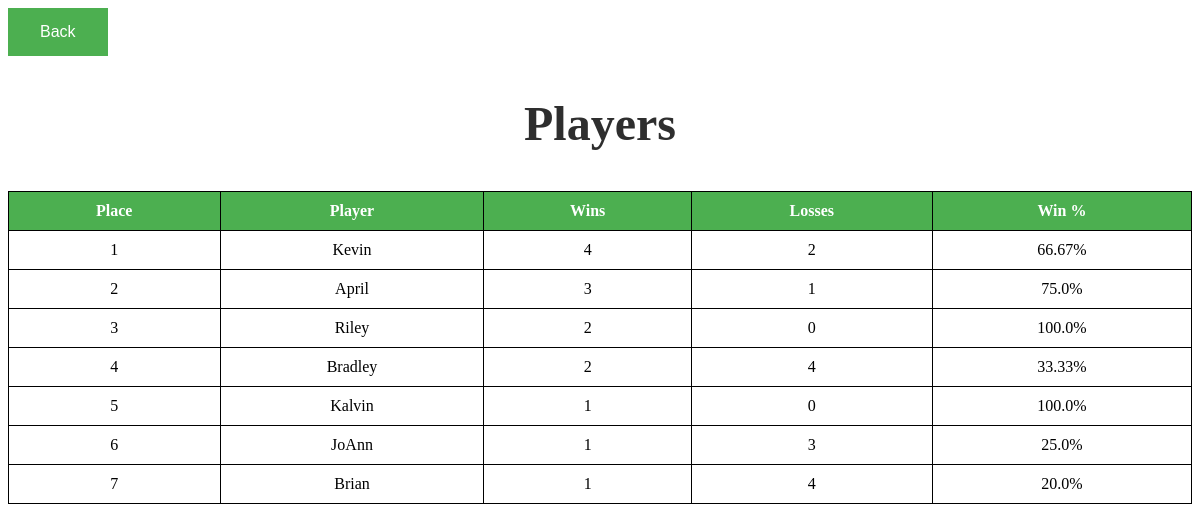
The page /players on the database its author committed.
### tables this page shows
CREATE TABLE PLAYERS
                    (NAME STR PRIMARY KEY NOT NULL,
                    WINS INT NOT NULL,
                    LOSSES INT NOT NULL,
                    WINPERC FLOAT NOT NULL);

### app.py (the view)
@app.route("/players")
def players():
    conn = sqlite3.connect('data.db')
    cursor = conn.cursor()
    cursor.execute("SELECT * FROM PLAYERS ORDER BY wins DESC, losses ASC")
    data = cursor.fetchall()
    conn.close()
    return render_template('players.html', data=data)

### templates/players.html (shortened to what this page needs)
<!DOCTYPE html>
<html>
    <head>
        <link type="text/css" rel="stylesheet" href="/static/styles.css"/>
    </head>
    <button onclick="history.go(-1)" class="back">Back</button>
    <h2>Players</h2>
<table>
    <thread>
        <tr>
            <th>Place</th>
            <th>Player</th>
            <th>Wins</th>
            <th>Losses</th>
            <th>Win %</th>
        </tr>
    </thread>
    <tbody>
        {% for row in data %}
            <tr>
                  <td>{{loop.index}}</td>
                  <td><a href=search/{{row[0]}} class="player">{{row[0]}}</a></td>
                  <td>{{row[1]}}</td>
                  <td>{{row[2]}}</td>
                  <td>{{row[3]}}%</td>
            </tr>
        {% endfor %}
    </tbody>
</table>
</html>

### static/styles.css (style rules this page uses)
h2 { color: rgb(46, 46, 46); font-family: verdana; font-size: 300%; text-align: center; }
a.player { text-decoration: none; color: black; }
table { text-align: center; width: 100% }
th { background-color: #4CAF50; color: white; }
th,td { padding: 10px; }
table,th,td { border: 1px solid black; border-collapse: collapse; }
button.back { background-color: #4CAF50; border: none; color: white; padding: 15px 32px; text-align: center; text-decoration: none; display: inline-block; font-size: 16px; transition-duration: .4s; }

### rows shown on the page
PLAYERS: NAME "Kevin", WINS "4", LOSSES "2", WINPERC "66.67"
PLAYERS: NAME "April", WINS "3", LOSSES "1", WINPERC "75.0"
PLAYERS: NAME "Riley", WINS "2", LOSSES "0", WINPERC "100.0"
PLAYERS: NAME "Bradley", WINS "2", LOSSES "4", WINPERC "33.33"
PLAYERS: NAME "Kalvin", WINS "1", LOSSES "0", WINPERC "100.0"
PLAYERS: NAME "JoAnn", WINS "1", LOSSES "3", WINPERC "25.0"
PLAYERS: NAME "Brian", WINS "1", LOSSES "4", WINPERC "20.0"
